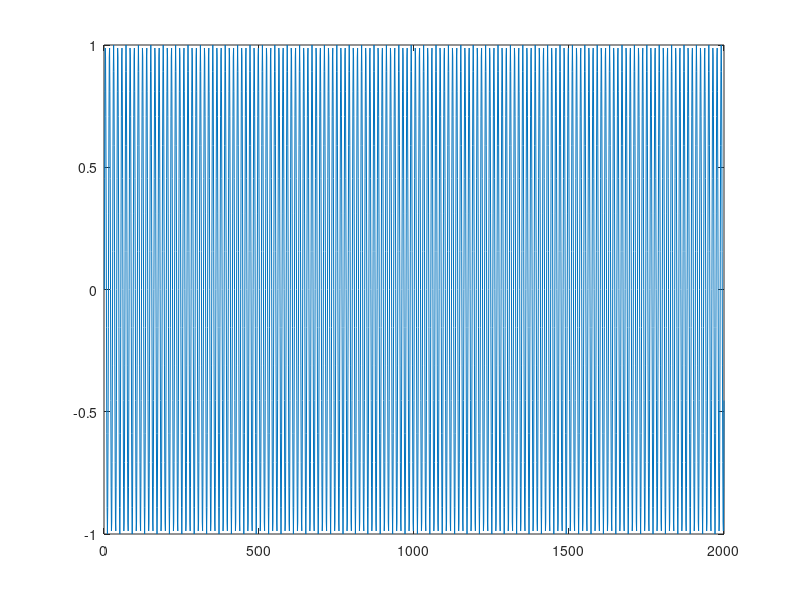
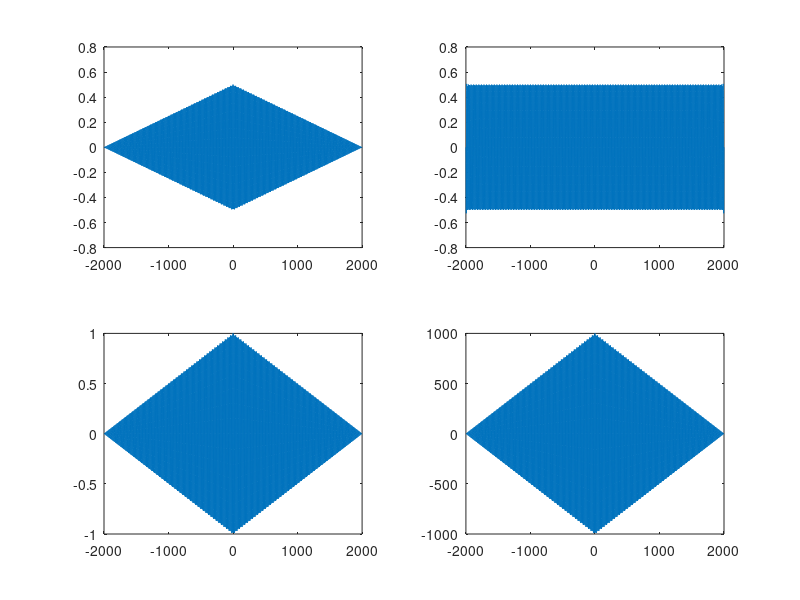
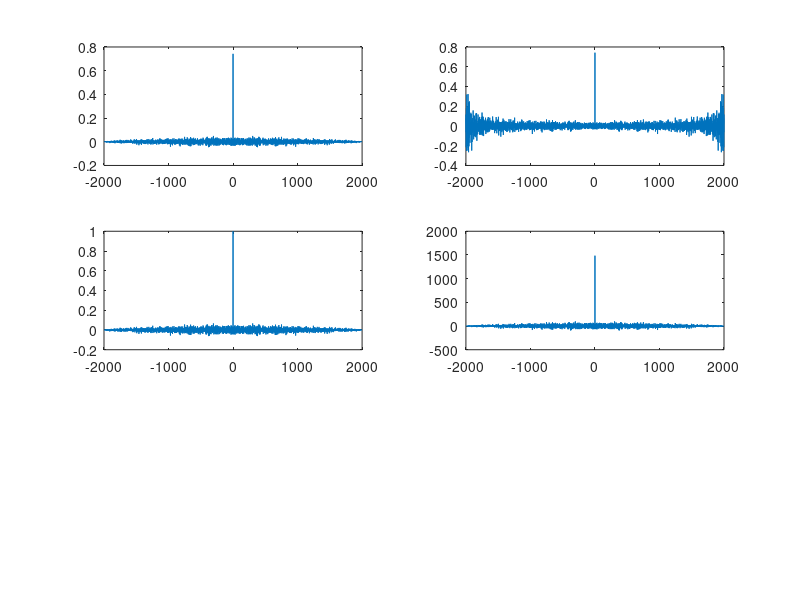
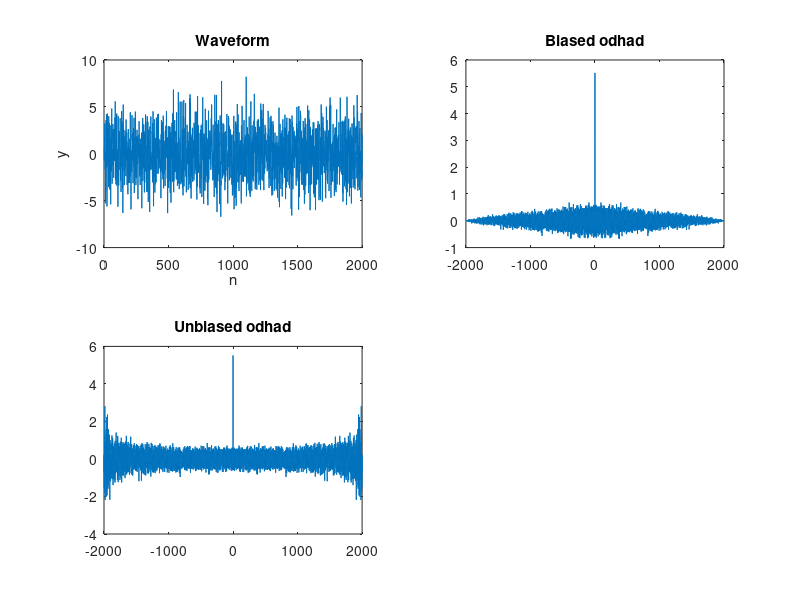

MATLAB code to generate these figures, in order: (Note: this script raises an error after producing the figures.)

% sin

A=1;
f=15;
fs=200;
to=10;
tt=0:1/fs:to-1/fs;
s1 = A*sin(2*pi*f*tt);

figure(1)
plot(s1)

[Rs1_bias, lags] = xcorr(s1, 'biased');
[Rs2_unbias, lags] = xcorr(s1, 'unbiased');
[Rs3_coeff, lags] = xcorr(s1, 'coeff');
[Rs4_none, lags] = xcorr(s1, 'none');

figure(2)
subplot(221)
plot(lags, Rs1_bias)
subplot(222)
plot(lags, Rs2_unbias)
subplot(223)
plot(lags, Rs3_coeff)
subplot(224)
plot(lags, Rs4_none)

%noise 1

pb1=0.7;
N=fs*to;
b1=sqrt(0.7)*randn(1,N);
%b1=wgn(1,N,-1.55);

[Rb1_bias, lags] = xcorr(b1, 'biased');
[Rb2_unbias, lags] = xcorr(b1, 'unbiased');
[Rb3_coeff, lags] = xcorr(b1, 'coeff');
[Rb4_none, lags] = xcorr(b1, 'none');

figure(3)
subplot(321)
plot(lags, Rb1_bias)
subplot(322)
plot(lags, Rb2_unbias)
subplot(323)
plot(lags, Rb3_coeff)
subplot(324)
plot(lags, Rb4_none)

%noise2

%N=2000;
%b2=wgn(1,N,-1.55);

%vykon

Ps1=mean(s1.^2);
Pb1=mean(b1.^2);
SNR=-10;

k = sqrt(Ps1/Pb1*10^(-SNR/10));

%pridame stejnosmernou slozku

x=k*b1+s1;
[Rx_bias, lags] = xcorr(x, 'biased');
[Rx_unbias, lags] = xcorr(x, 'unbiased');

figure(4)
subplot(221)
plot(x)
title('Waveform')
xlabel('n')
ylabel('y')
subplot(222)
plot(lags, Rx_bias)
title('Biased odhad')
subplot(223)
plot(lags, Rx_unbias)
title('Unbiased odhad')


%%

%analyza audio

[sig, fs]=audioread('housle_d_dur_5.wav');
figure(5)
plot(sig)

tlen=0.01;
wlen=fs*tlen;

x = sig(20000:20400);

x = loadbin('vm3.bin');

x = x(1:500)
[Rx_bias, lags] = xcorr(x, 'biased');
[Rx_unbias, lags] = xcorr(x, 'unbiased');
figure(5)
subplot(221)
plot(x)
title('Waveform')
xlabel('n')
ylabel('y')
subplot(222)
plot(lags, Rx_bias)
title('Biased odhad')
subplot(223)
plot(lags, Rx_unbias)
title('Unbiased odhad')


